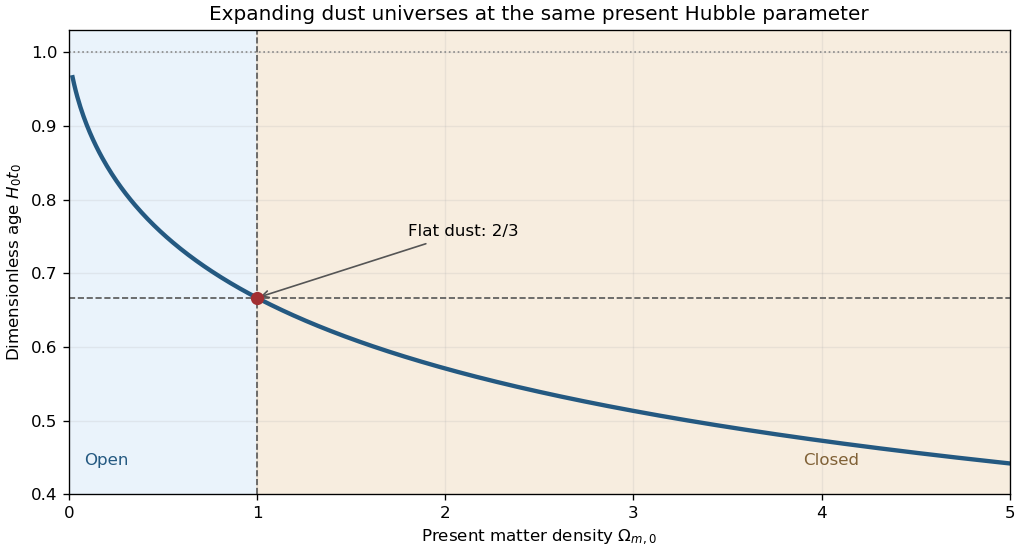

Here is the Python script that generated this plot:
"""Dust-universe age versus density; Python 3.14, NumPy 2.3.5, Matplotlib 3.10.7.
Write paper-55-dust-age.png to the caller's working directory.
"""
import os
import tempfile
os.environ.setdefault("MPLCONFIGDIR", tempfile.mkdtemp(prefix="paper55-age-mpl-"))
import matplotlib
matplotlib.use("Agg")
import matplotlib.pyplot as plt
import numpy as np

# x=u**2 removes the square-root endpoint before Gaussian quadrature.
nodes, weights = np.polynomial.legendre.leggauss(160)
u = (nodes + 1) / 2
w = weights / 2
omega = np.linspace(0.02, 5.0, 600)
age = np.sum(w[None, :] * 2 * u[None, :] ** 2 /
             np.sqrt(omega[:, None] + (1 - omega[:, None]) * u[None, :] ** 2), axis=1)
fig, ax = plt.subplots(figsize=(8.5, 4.6), layout="constrained", facecolor="white")
ax.axvspan(0, 1, color="#eaf3fb")
ax.axvspan(1, 5, color="#f7eddf")
ax.plot(omega, age, color="#245981", linewidth=2.6)
ax.axhline(2 / 3, color="#565656", linestyle="--", linewidth=1)
ax.axhline(1, color="#888888", linestyle=":", linewidth=1)
ax.axvline(1, color="#565656", linestyle="--", linewidth=1)
ax.scatter([1], [2 / 3], color="#a22f32", s=48, zorder=4)
ax.annotate("Flat dust: 2/3", (1, 2 / 3), (1.8, 0.75),
            arrowprops={"arrowstyle": "->", "color": "#555555"})
ax.text(0.08, 0.44, "Open", color="#245981")
ax.text(3.9, 0.44, "Closed", color="#806136")
ax.set(xlim=(0, 5), ylim=(0.4, 1.03), xlabel=r"Present matter density $\Omega_{m,0}$",
       ylabel=r"Dimensionless age $H_0 t_0$",
       title="Expanding dust universes at the same present Hubble parameter")
ax.grid(alpha=0.2)
fig.savefig("paper-55-dust-age.png", dpi=120, facecolor="white", transparent=False)
plt.close(fig)
